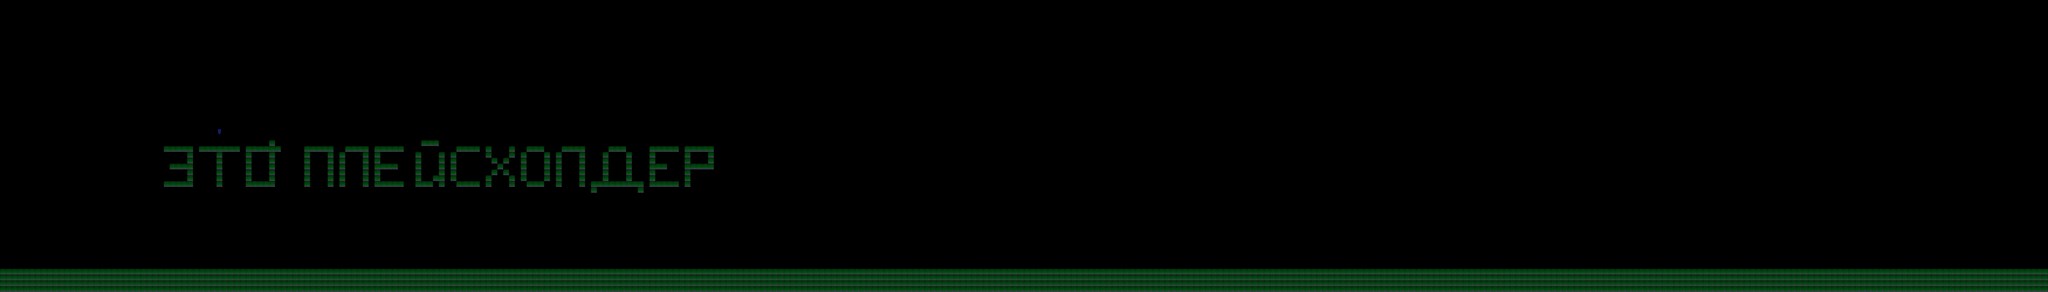

The image is a tile-based game level rendered from a .tmx file. Its description and source (layers, tilesets, objects; grid data summarised) follow:
An orthogonal 350x50 tile map with 16x16 px tiles, 1 tile layer (Tile Layer 1).

<map version="1.10" tiledversion="1.11.2" orientation="orthogonal" renderorder="right-down" width="350" height="50" tilewidth="16" tileheight="16" infinite="0" nextlayerid="2" nextobjectid="1">
 <editorsettings>
  <export target="../game/levels/3.csv" format="csv" />
 </editorsettings>
 <tileset firstgid="1" source="tileset.tsx" />
 <layer id="1" name="Tile Layer 1" width="350" height="50">
  <data>[17500 cells, 1639 non-empty, 2 distinct tile ids]</data>
 </layer>
</map>
